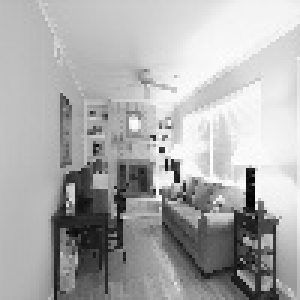
#> input picture haar_cascade/neg/1.jpg, 100 x 100 px, found by its file name (shown 3 times larger); its folder holds only this picture in this run
$ python -i process_positives.py   (imports and definitions only)   (Python 2 division)   (older library calls are emulated)
#> lines starting #> are read from the running program, lines starting #| are printed output that depends on the picture; after the words box and inside, x2 and y2 are one past the last pixel; in counts of white or black regions, pixels touching at a corner belong together
import cv2
import numpy as np
import os
import math

# [80 lines left out: functions process, resize, not called in this run]

def edgedetect (channel):
    sobelx = cv2.Sobel(channel, cv2.CV_16S, 1, 0, borderType=cv2.BORDER_REPLICATE, ksize=5)
    sobely = cv2.Sobel(channel, cv2.CV_16S, 0, 1, borderType=cv2.BORDER_REPLICATE, ksize=5)
    sobel = np.hypot(sobelx, sobely)
    return sobel

def findSignificantContours (img, sobel_8u):
    image, contours, heirarchy = cv2.findContours(sobel_8u, cv2.RETR_TREE, cv2.CHAIN_APPROX_SIMPLE)

    # Find level 1 contours
    level1 = []
    for i, tupl in enumerate(heirarchy[0]):
        # Each array is in format (Next, Prev, First child, Parent)
        # Filter the ones without parent
        if tupl[3] == -1:
            tupl = np.insert(tupl, 0, [i])
            level1.append(tupl)

    # From among them, find the contours with large surface area.
    significant = []
    tooSmall = sobel_8u.size * 5 / 100 # If contour isn't covering 5% of total area of image then it probably is too small
    for tupl in level1:
        contour = contours[tupl[0]];
        area = cv2.contourArea(contour)
        if area > tooSmall:
            # cv2.drawContours(img, [contour], 0, (0,255,0),2, cv2.LINE_AA, maxLevel=1)
            significant.append([contour, area])

    significant.sort(key=lambda x: x[1])
    return [x[0] for x in significant]

def remove_background(filename):
#> called with filename = '../haar_cascade/neg/1.jpg'
    img = cv2.imread("raw_positives/"+ filename)
#> img is the input picture: shape (100, 100, 3); min 0, max 255, mean 172.5
    blurred = cv2.GaussianBlur(img, (5, 5), 0)
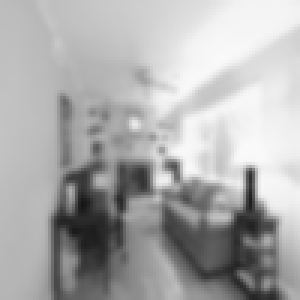
#> blurred: shape (100, 100, 3) (shown 3 times larger); min 22, max 249, mean 172.5
    edgeImg = np.max( np.array([ edgedetect(blurred[:,:, 0]), edgedetect(blurred[:,:, 1]), edgedetect(blurred[:,:, 2]) ]), axis=0 )
#> in edgedetect, `sobelx = cv2.Sobel(channel, cv2.CV_16S, 1, 0, borderType=cv2.BORDER_RE..`:
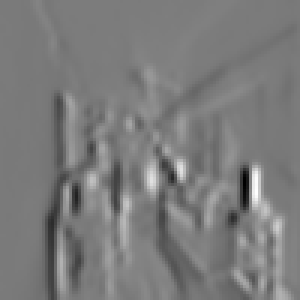
#> sobelx: shape (100, 100) int16 (shown 3 times larger); min -7183, max 7695, mean 36.3; drawn with min black and max white
#> in edgedetect, `sobely = cv2.Sobel(channel, cv2.CV_16S, 0, 1, borderType=cv2.BORDER_RE..`:
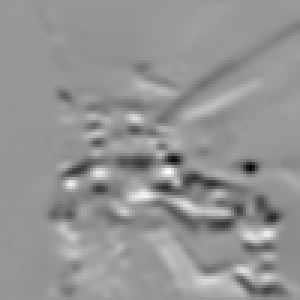
#> sobely: shape (100, 100) int16 (shown 3 times larger); min -5730, max 3922, mean -106.2; drawn with min black and max white
#> in edgedetect, `sobel = np.hypot(sobelx, sobely)`:
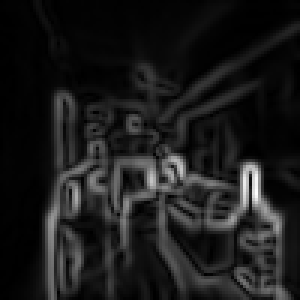
#> sobel: shape (100, 100) float32 (shown 3 times larger); min 0, max 7743, mean 835.6; drawn with min black and max white
    mean = np.mean(edgeImg);
#> mean = 835.6
    # Zero any value that is less than mean. This reduces a lot of noise.
    edgeImg[edgeImg <= mean] = 0;
    edgeImg[edgeImg > 255] = 255
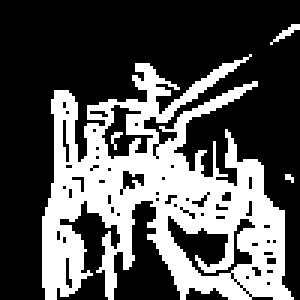
#> edgeImg: shape (100, 100) float32 (shown 3 times larger); 33.7% white; 4 white regions (2 under 20 px), largest, box (x1, y1, x2, y2) and area: (14, 18, 98, 100) 3335, (90, 8, 100, 15) 21

    edgeImg_8u = np.asarray(edgeImg, np.uint8)
#> edgeImg_8u: shape (100, 100); 33.7% white; 4 white regions (2 under 20 px)
    # Find contours
    significant = findSignificantContours(img, edgeImg_8u)
#> in findSignificantContours, `image, contours, heirarchy = cv2.findContours(sobel_8u, cv2.RETR_TREE,..`: contours = 67 contours, 61 with area under 20; largest, box (x1, y1, x2, y2) and area: (14, 18, 98, 100) 3513, (55, 71, 86, 93) 296, (33, 34, 52, 54) 170, (40, 56, 49, 64) 40, (20, 39, 24, 55) 29, (21, 85, 25, 97) 22
#> the loop in findSignificantContours, `for i, tupl in enumerate(heirarchy[0]):` made 67 passes
#> tupl on passes 1 to 12: [0, 1, -1, -1, -1], [1, 66, 0, 2, -1], [3, -1, -1, 1], [4, 2, -1, 1], [5, 3, -1, 1], [6, 4, -1, 1], [7, 5, -1, 1], [8, 6, -1, 1], [9, 7, -1, 1], [10, 8, -1, 1], [11, 9, -1, 1], [12, 10, -1, 1]
#> after the loop in findSignificantContours, `for i, tupl in enumerate(heirarchy[0]):`: level1 = [[0, 1, -1, -1, -1], [1, 66, 0, 2, -1], [66, -1, 1, -1, -1]]
#> the loop in findSignificantContours, `for tupl in level1:` made 3 passes
#> (tupl, area) on pass 2: ([1, 66, 0, 2, -1], 3513)
#> after the loop in findSignificantContours, `for tupl in level1:`: significant = 1 item
#> significant = 1 contour; box (x1, y1, x2, y2) and area: (14, 18, 98, 100) 3513

    # Mask
    mask = edgeImg.copy()
    mask[mask > 0] = 0
#> mask: shape (100, 100) float32; every value is 0
    cv2.fillPoly(mask, significant, 255)
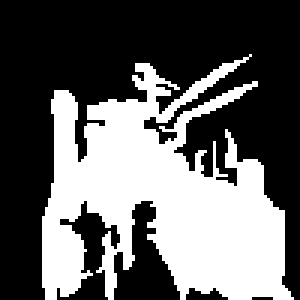
#> mask: shape (100, 100) float32 (shown 3 times larger); 39% white; 1 white region, box (x1, y1, x2, y2) and area: (14, 18, 98, 100) 3898
    # Invert mask
    mask = np.logical_not(mask)

    #Finally remove the background
    img[mask] = 255;
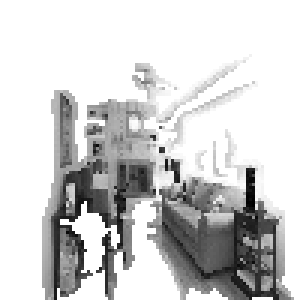
#> img: shape (100, 100, 3) (shown 3 times larger); min 0, max 255, mean 207.5

    return img

# [5 lines left out: function create_names, not called in this run]

# [12 lines not run here, left out]

>>> result = remove_background('../haar_cascade/neg/1.jpg')

$ run again, on haar_cascade/neg/10.jpg
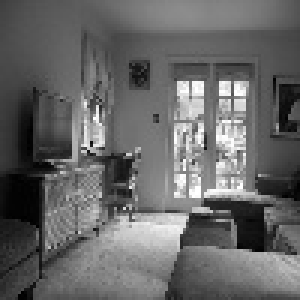
#> input picture haar_cascade/neg/10.jpg, 100 x 100 px, found by its file name (shown 3 times larger)
#> in remove_background, img is the input picture: shape (100, 100, 3); min 0, max 255, mean 102.2
#> mean = 934.4
#> in remove_background, `edgeImg[edgeImg > 255] = 255`:
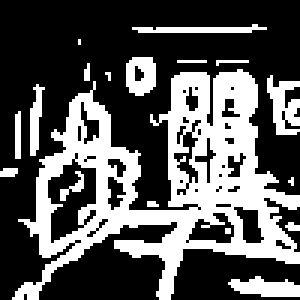
#> edgeImg: shape (100, 100) float32 (shown 3 times larger); 34.5% white; 18 white regions (10 under 20 px), largest, box (x1, y1, x2, y2) and area: (4, 23, 100, 100) 2817, (89, 25, 100, 45) 130, (76, 92, 100, 99) 111
#> edgeImg_8u: shape (100, 100); 34.5% white; 18 white regions (10 under 20 px)
#> contours = 62 contours, 45 with area under 20; largest, box (x1, y1, x2, y2) and area: (4, 23, 100, 100) 3299, (15, 52, 33, 82) 318, (62, 70, 79, 82) 118, (42, 19, 52, 32) 95, (89, 25, 100, 45) 94
#> the loop in findSignificantContours, `for i, tupl in enumerate(heirarchy[0]):` made 62 passes
#> tupl on passes 1 to 8: [0, 1, -1, -1, -1], [1, 2, 0, -1, -1], [2, 3, 1, -1, -1], [3, 4, 2, -1, -1], [4, 5, 3, -1, -1], [5, 6, 4, -1, -1], [6, 7, 5, -1, -1], [7, 9, 6, 8, -1]
#> after the loop in findSignificantContours, `for i, tupl in enumerate(heirarchy[0]):`: level1 = 16 items, first 6: [0, 1, -1, -1, -1], [1, 2, 0, -1, -1], [2, 3, 1, -1, -1], [3, 4, 2, -1, -1], [4, 5, 3, -1, -1], [5, 6, 4, -1, -1]
#> the loop in findSignificantContours, `for tupl in level1:` made 16 passes
#> (tupl, area) on passes 1, 7, 8, 10, 14, 16: ([0, 1, -1, -1, -1], 85.5), ([6, 7, 5, -1, -1], 43), ([7, 9, 6, 8, -1], 93.5), ([10, 55, 9, 11, -1], 3299), ([58, 60, 57, 59, -1], 95), ([61, -1, 60, -1, -1], 39)
#> after the loop in findSignificantContours, `for tupl in level1:`: significant = 1 item
#> in remove_background, `significant = findSignificantContours(img, edgeImg_8u)`: significant = 1 contour; box (x1, y1, x2, y2) and area: (4, 23, 100, 100) 3299
#> in remove_background, `img[mask] = 255;`:
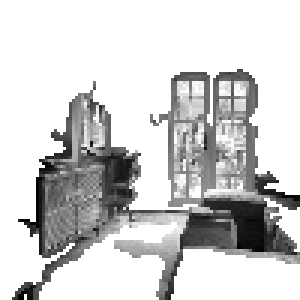
#> img: shape (100, 100, 3) (shown 3 times larger); min 0, max 255, mean 207

$ run again, on haar_cascade/neg/11.jpg
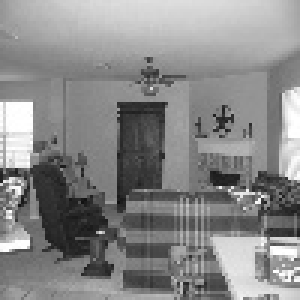
#> input picture haar_cascade/neg/11.jpg, 100 x 100 px, found by its file name (shown 3 times larger)
#> in remove_background, img is the input picture: shape (100, 100, 3); min 15, max 255, mean 136.6
#> mean = 983.9
#> in remove_background, `edgeImg[edgeImg > 255] = 255`:
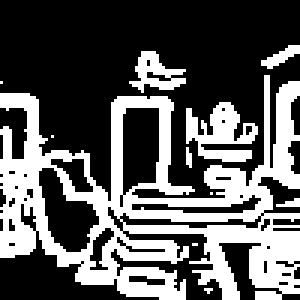
#> edgeImg: shape (100, 100) float32 (shown 3 times larger); 35.8% white; 11 white regions (7 under 20 px), largest, box (x1, y1, x2, y2) and area: (0, 25, 100, 100) 3107, (62, 34, 86, 54) 259, (43, 17, 62, 31) 128, (87, 15, 100, 23) 46
#> edgeImg_8u: shape (100, 100); 35.8% white; 11 white regions (7 under 20 px)
#> contours = 46 contours, 31 with area under 20; largest, box (x1, y1, x2, y2) and area: (0, 25, 100, 100) 3687, (12, 55, 34, 85) 342, (40, 35, 54, 66) 339, (62, 34, 86, 54) 196, (43, 64, 88, 72) 134
#> the loop in findSignificantContours, `for i, tupl in enumerate(heirarchy[0]):` made 46 passes
#> tupl on passes 1 to 8: [0, 1, -1, -1, -1], [1, 2, 0, -1, -1], [2, 3, 1, -1, -1], [3, 4, 2, -1, -1], [4, 5, 3, -1, -1], [5, 6, 4, -1, -1], [6, 10, 5, 7, -1], [8, -1, -1, 6]
#> after the loop in findSignificantContours, `for i, tupl in enumerate(heirarchy[0]):`: level1 = [[0, 1, -1, -1, -1], [1, 2, 0, -1, -1], [2, 3, 1, -1, -1], [3, 4, 2, -1, -1], [4, 5, 3, -1, -1], [5, 6, 4, -1, -1], [6, 10, 5, 7, -1], [10, 11, 6, -1, -1], [11, 42, 10, 12, -1], [42, 45, 11, 43, -1], [45, -1, 42, -1, -1]]
#> the loop in findSignificantContours, `for tupl in level1:` made 11 passes
#> (tupl, area) on passes 7, 9, 10, 11: ([6, 10, 5, 7, -1], 196.5), ([11, 42, 10, 12, -1], 3687), ([42, 45, 11, 43, -1], 111), ([45, -1, 42, -1, -1], 31.5)
#> after the loop in findSignificantContours, `for tupl in level1:`: significant = 1 item
#> in remove_background, `significant = findSignificantContours(img, edgeImg_8u)`: significant = 1 contour; box (x1, y1, x2, y2) and area: (0, 25, 100, 100) 3687
#> in remove_background, `img[mask] = 255;`:
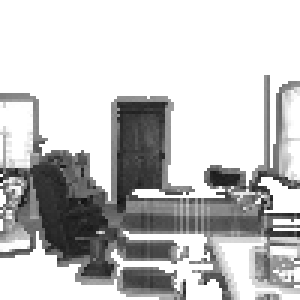
#> img: shape (100, 100, 3) (shown 3 times larger); min 15, max 255, mean 196

$ run again, on haar_cascade/neg/13.jpg
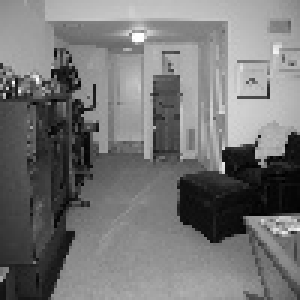
#> input picture haar_cascade/neg/13.jpg, 100 x 100 px, found by its file name (shown 3 times larger)
#> in remove_background, img is the input picture: shape (100, 100, 3); min 0, max 255, mean 117.4
#> mean = 829.6
#> edgeImg_8u: shape (100, 100); 32.7% white; 20 white regions (10 under 20 px)
#> contours = 48 contours, 38 with area under 20; largest, box (x1, y1, x2, y2) and area: (0, 0, 100, 100) 3674, (18, 8, 54, 50) 708, (49, 7, 76, 55) 626, (52, 26, 59, 53) 148, (78, 24, 92, 36) 85
#> the loop in findSignificantContours, `for i, tupl in enumerate(heirarchy[0]):` made 48 passes
#> tupl on passes 1 to 8: [0, 1, -1, -1, -1], [1, 2, 0, -1, -1], [2, 3, 1, -1, -1], [3, 4, 2, -1, -1], [4, 5, 3, -1, -1], [5, 6, 4, -1, -1], [6, 7, 5, -1, -1], [7, 8, 6, -1, -1]
#> after the loop in findSignificantContours, `for i, tupl in enumerate(heirarchy[0]):`: level1 = 16 items, first 6: [0, 1, -1, -1, -1], [1, 2, 0, -1, -1], [2, 3, 1, -1, -1], [3, 4, 2, -1, -1], [4, 5, 3, -1, -1], [5, 6, 4, -1, -1]
#> the loop in findSignificantContours, `for tupl in level1:` made 16 passes
#> (tupl, area) on passes 3, 4, 7, 11, 12, 15, 16: ([2, 3, 1, -1, -1], 24.5), ([3, 4, 2, -1, -1], 27.5), ([6, 7, 5, -1, -1], 29), ([10, 11, 9, -1, -1], 57.5), ([11, 16, 10, 12, -1], 85), ([18, 20, 17, 19, -1], 75), ([20, -1, 18, 21, -1], 3674.5)
#> after the loop in findSignificantContours, `for tupl in level1:`: significant = 1 item
#> in remove_background, `significant = findSignificantContours(img, edgeImg_8u)`: significant = 1 contour; box (x1, y1, x2, y2) and area: (0, 0, 100, 100) 3674
#> in remove_background, `img[mask] = 255;`:
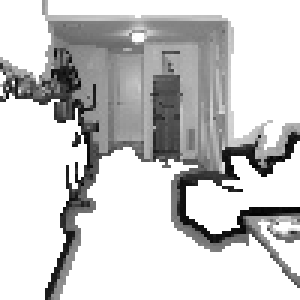
#> img: shape (100, 100, 3) (shown 3 times larger); min 1, max 255, mean 201.3
